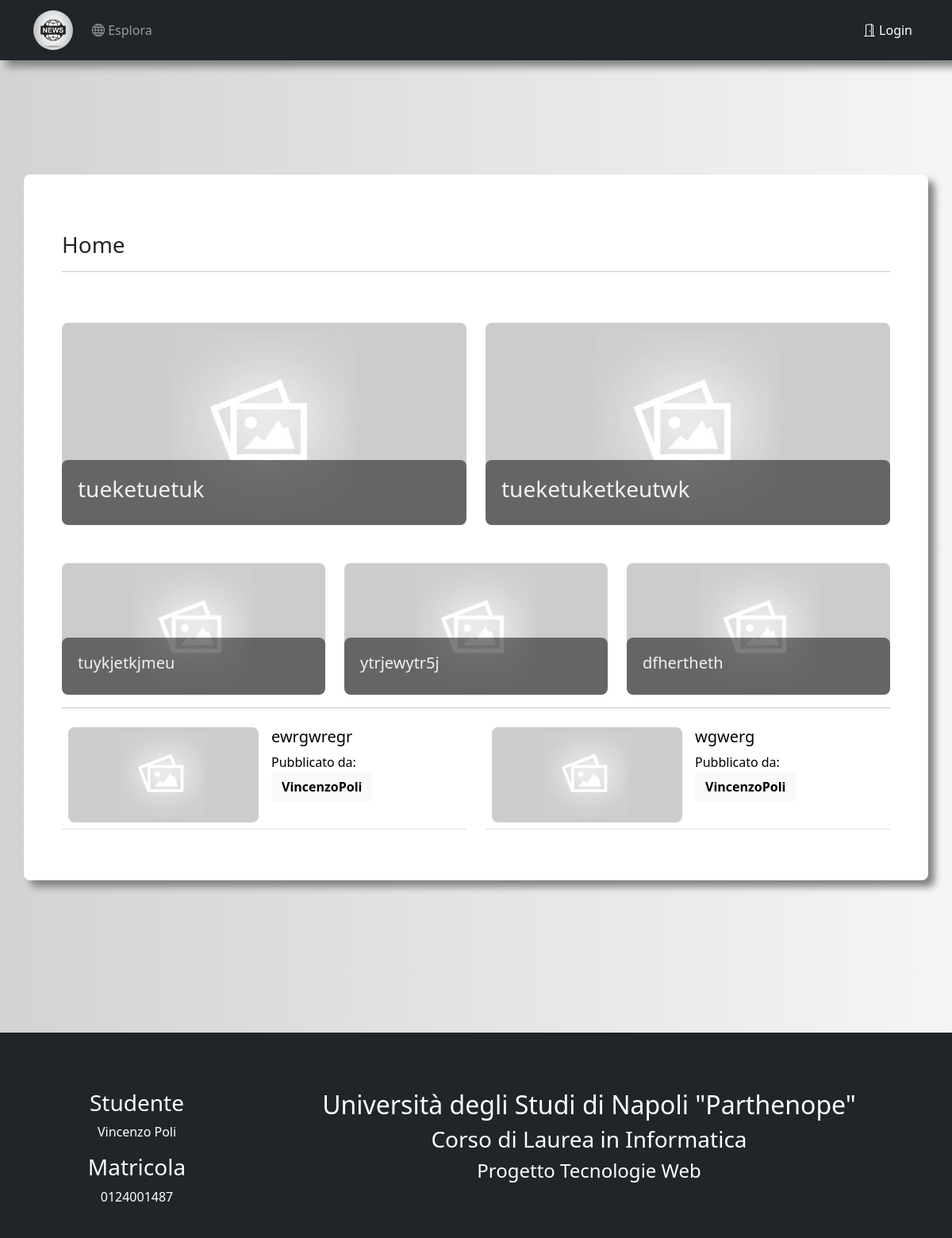
The page /index on the database as committed earlier.
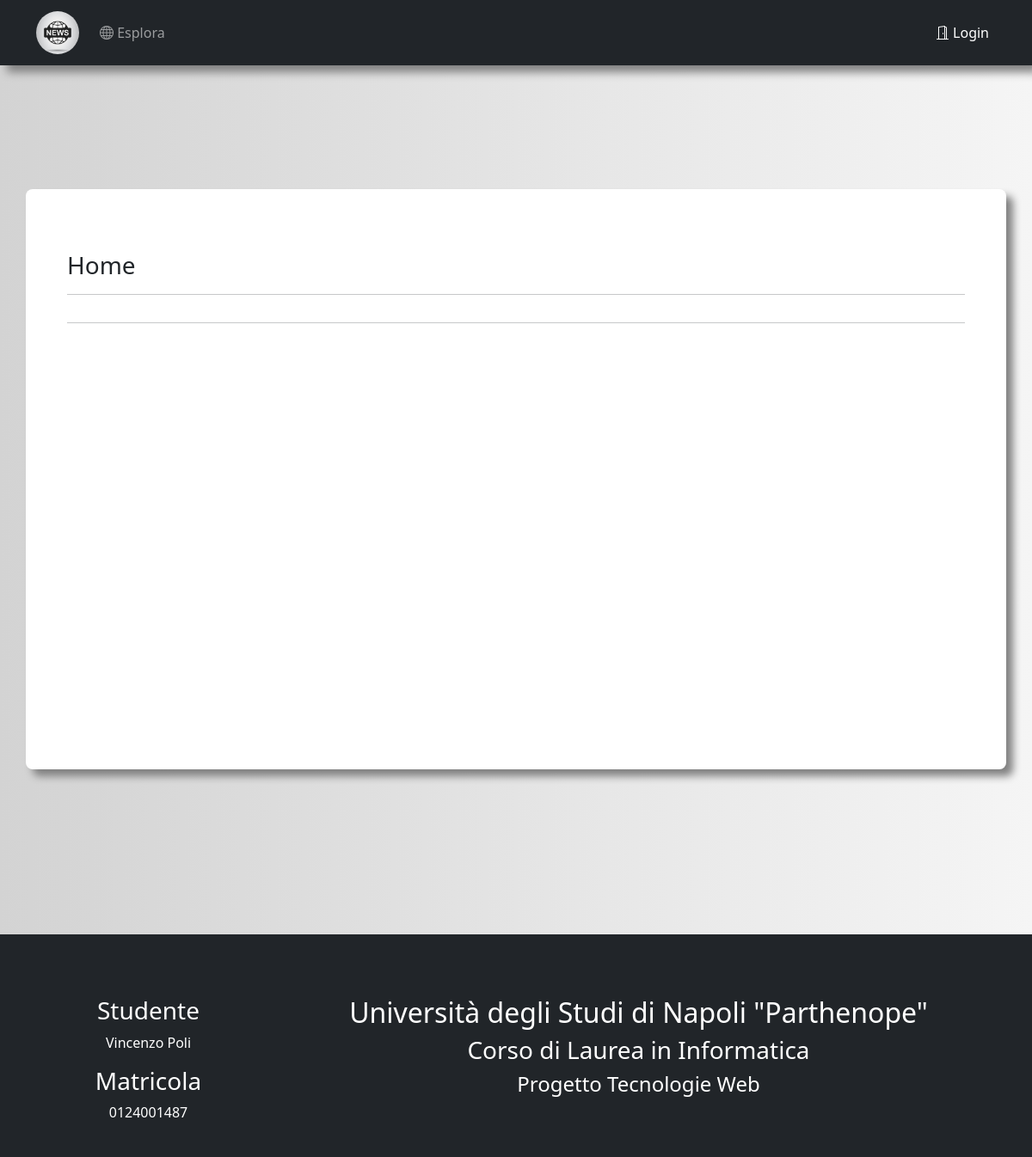
The same page on the database as committed later.
### app/models.py (models this page shows, shortened)
class Article(db.Model):
    id = db.Column(db.Integer, primary_key=True)
    title = db.Column(db.String(75), unique=True)
    subtitle = db.Column(db.String(150))
    body = db.Column(db.Text())
    head_img = db.Column(db.String())
    timeStamp = db.Column(db.DateTime, index=True, default=datetime.now(timezone.utc))
    author = db.Column(db.String(64))
    user_id = db.Column(db.Integer, db.ForeignKey('user.id'))
    def head_image(self):
        return self.head_img

### app/routes.py (the view)
@app.route('/')
@app.route('/index')
def index():
    session['url'] = url_for('index')
    articles = Article.query.order_by(Article.timeStamp.desc()).all()
    first_row = articles[:2]
    second_row = articles[2:5]
    third_row = articles[5:7]
    return render_template('index.html', title='Home', first_row=first_row, second_row=second_row, third_row=third_row)

### app/routes.py (called while the page is built)
@app.before_request
def before_request():
    if current_user.is_authenticated:
        current_user.last_seen = datetime.now()
        db.session.commit()

### app/templates/index.html (shortened to what this page needs)
{% extends "base.html" %}
{% block app_content %}
    <h3>Home</h3>
    <hr>
    <div class="row">
        {% for article in first_row %}
            <div class="col-sm-6 pt-5" id="image-link-first">
                <a class="text-anchor" href="{{ url_for('published', article_title=article.title) }}">
                    <div class="index">
                        <img class="index-image" src="{{ article.head_image() }}" alt="index-image" onerror="fallBackIMG(this)">
                        <div class="text-block">
                            <h3 class="text-link">{{ article.title }}</h3>
                        </div>
                    </div>
                </a>
            </div>
        {% endfor %}
    </div>
    <div class="row">
        {% for article in second_row %}
            <div class="col-sm-4 pt-5" id="image-link-second">
                <a class="text-anchor" href="{{ url_for('published', article_title=article.title) }}">
                    <div class="index">
                        <img class="index-image" src="{{ article.head_image() }}" alt="index-image" onerror="fallBackIMG(this)">
                        <div class="text-block">
                            <h5 class="text-link">{{ article.title }}</h5>
                        </div>
                    </div>
                </a>
            </div>
        {% endfor %}
    </div>
    <hr>
    <div class="row">
        {% for article in third_row %}
            <div class="col-sm-6">
                <table class="table">
                    <tr>
                        <td style="width: 150px">
                            <a href="{{ url_for('published', article_title=article.title) }}">
                                <img class="index-image-bottom" src="{{ article.head_image() }}" alt="index-image-bottom" onerror="fallBackIMG(this)">
                            </a>
                        </td>
                        <td style="position: relative">
                            <h5 class="text-link">
                                <a class="text-anchor" href="{{ url_for('published', article_title=article.title) }}">
                                    {{ article.title }}
                                </a>
                            </h5>
                            <span class="author-text-table">
                                <span>Pubblicato da: </span>
                                <span class="text-link">
                                    <a class="btn btn-light" href="{{ url_for('user', username=article.author) }}">
                                        <strong>{{ article.author }}</strong>
                                    </a>
                                </span>
                            </span>
                        </td>
                    </tr>
                </table>
            </div>
        {% endfor %}
    </div>
{% endblock %}

Rows that differ between the two databases and show on the page:
removed Article: title "tueketuetuk", shown under "Home"
removed Article: title "tueketuketkeutwk", shown under "Home"
removed Article: title "tuykjetkjmeu"
removed Article: title "ytrjewytr5j"
removed Article: title "dfhertheth"
removed Article: title "ewrgwregr", author "VincenzoPoli"
removed Article: title "wgwerg", author "VincenzoPoli"
